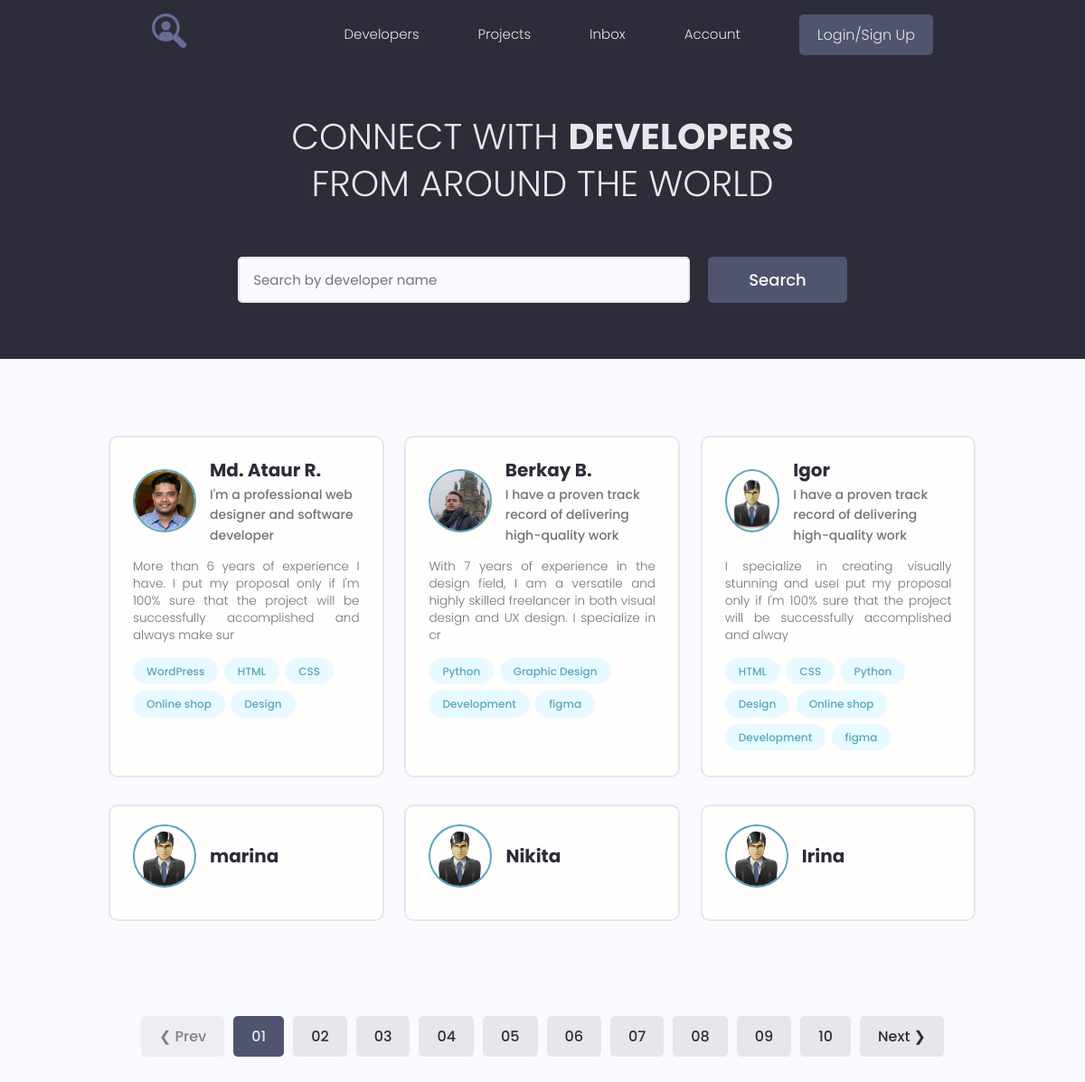
The page / on the database its author committed.
### users/models.py (models this page shows, shortened)
class Profile(models.Model):
    user = models.OneToOneField(User, on_delete=models.CASCADE, blank=True)
    name = models.CharField(max_length=200, blank=True)
    email = models.EmailField(max_length=200, blank=True)
    username = models.CharField(max_length=200, blank=True)
    short_intro = models.CharField(max_length=200, blank=True)
    bio = models.TextField(blank=True)
    profile_image = models.ImageField(upload_to="profiles", default="profiles/user-default.png")
    social_github = models.CharField(max_length=200, blank=True)
    social_youtube = models.CharField(max_length=200, blank=True)
    social_website = models.CharField(max_length=200, blank=True)
    created = models.DateTimeField(auto_now_add=True)

class Skill(models.Model):
    owner = models.ForeignKey(Profile, on_delete=models.CASCADE)
    name = models.CharField(max_length=200, blank=True)
    description = models.TextField(blank=True)
    created = models.DateTimeField(auto_now_add=True)
    def __str__(self):
        return self.name

### users/views.py (the view)
# urls.py: path('', views.profiles, name="profiles"),
def profiles(request):
    prof = Profile.objects.all()
    context = {'profiles': prof}
    return render(request, 'users/index.html', context)

### users/templates/users/index.html (shortened to what this page needs)
{% extends 'projects/base.html' %}
{% block content %}
  <main class="home">
    <section class="hero-section text-center">
      <div class="container container--narrow">
        <div class="hero-section__box">
          <h2>CONNECT WITH <span>DEVELOPERS</span></h2>
          <h2>FROM AROUND THE WORLD</h2>
        </div>
        <div class="hero-section__search">
          <form class="form" action="#" method="get">
            <div class="form__field">
              <input class="input input--text" id="formInput#search" type="text" name="text"
                placeholder="Search by developer name" />
            </div>
            <input class="btn btn--sub btn--lg" type="submit" value="Search" />
          </form>
        </div>
      </div>
    </section>
    <section class="devlist">
      <div class="container">
        <div class="grid grid--three">
          {% for profile in profiles %}
          <div class="column card">
            <div class="dev">
              <a href="{% url 'user_profile' profile.id %}" class="card__body">
                <div class="dev__profile">
                  <img class="avatar avatar--md" src="{{ profile.profile_image.url }}" alt="image" />
                  <div class="dev__meta">
                    <h3>{{ profile.name }}</h3>
                    <h5>{{ profile.short_intro|slice:"150" }}</h5>
                  </div>
                </div>
                <p class="dev__info">
                  {{ profile.bio|slice:"150" }}
                </p>
                <div class="dev__skills">
                  {% for skill in profile.skill_set.all %}
                  <span class="tag tag--pill tag--main">
                    <small>{{ skill }}</small>
                  </span>
                  {% endfor %}
                </div>
              </a>
            </div>
          </div>
          {% endfor %}
        </div>
      </div>
    </section>
    <div class="pagination">
      <ul class="container">
        <li><a href="#" class="btn btn--disabled">&#10094; Prev</a></li>
        <li><a href="#" class="btn btn--sub">01</a></li>
        <li><a href="#" class="btn">02</a></li>
        <li><a href="#" class="btn">03</a></li>
        <li><a href="#" class="btn">04</a></li>
        <li><a href="#" class="btn">05</a></li>
        <li><a href="#" class="btn">06</a></li>
        <li><a href="#" class="btn">07</a></li>
        <li><a href="#" class="btn">08</a></li>
        <li><a href="#" class="btn">09</a></li>
        <li><a href="#" class="btn">10</a></li>
        <li><a href="#" class="btn">Next &#10095;</a></li>
      </ul>
    </div>
  </main>
{% endblock %}

### projects/static/styles/app.css (style rules this page uses)
:root { --color-sub: #2d2d39; }
.btn--sub { background-color: var(--color-sub-light); }
.card { border: 2px solid var(--color-light); }
img { width: 100%; }
.hero-section { height: 40vh; display: flex; align-items: center; background-color: var(--color-sub); }
.hero-section__box { margin-bottom: 4rem; }
.hero-section__box > h2, .hero-section__box > h2 > span { font-size: 4rem; color: var(--color-light); line-height: 1.3; text-transform: uppercase; }
.hero-section__box > h2 { font-weight: 300; }
.hero-section__box > h2 > span { font-weight: 700; }
.hero-section__search > .form { display: flex; align-items: center; justify-content: center; gap: 2rem; }
.hero-section__search > .form input.input--text { width: 50rem; }
.devlist { margin-top: 8rem; }
.devlist .grid { align-items: stretch; }
.devlist .dev .dev__profile { display: flex; align-items: center; gap: 1.5rem; }
.devlist .dev .dev__meta h3 { color: var(--color-sub); font-size: 2rem; font-weight: 700; }
.devlist .dev .dev__meta h5 { color: var(--color-text); font-size: 1.4rem; font-weight: 500; }
.devlist .dev .dev__info { margin: 1.5rem 0; font-size: 1.35rem; line-height: 1.4; text-align: justify; }
.pagination { margin-top: 8rem; margin-bottom: 10rem; }
.pagination > ul { flex-wrap: wrap; list-style: none; display: flex; align-items: center; justify-content: center; gap: 1rem; }
.pagination .btn { color: var(--color-sub); }
.pagination .btn.btn--sub { color: var(--color-light); }

### projects/static/uikit/styles/modules/_variables.css (style rules this page uses)
:root { --color-main: #5aa5b9; --color-main-light: #e6faff; --color-sub: #3f4156; --color-sub-light: #51546e; --color-sub-lighter: #ededfd; --color-text: #737373; --color-gray: #8b8b8b; --color-light: #e5e7eb; --color-light-gray: #767676; --color-bg: #f8fafd; --color-white: #fffefd; --color-white-light: #f3f3f3; --color-success: #359e64; --color-success-bg: #def8e8; --color-error: #fc4b0b; --color-error-bg: #fff2ee; --font-base: 'Poppins', arial, helvetica, 'Segoe UI', roboto, ubuntu, sans-serif; --font-monospace: 'Fira Code', 'Courier New', courier, monospace; --font-regular: 300; --font-medium: 500; --font-bold: 700; --generic-shadow: 1px 1px 5px #00000010; --generic-transition: all 0.3s ease-in-out; }

### projects/static/uikit/styles/modules/_base.css (style rules this page uses)
* { margin: 0; padding: 0; box-sizing: border-box; text-rendering: optimizeLegibility; color: inherit; font-size: inherit; }
html { font-size: 50%; }
@media only screen and (min-width: 480px) { html { font-size: 56.25%; } }
@media only screen and (min-width: 1200px) { html { font-size: 62.5%; } }
body { line-height: 1.6; font-weight: 400; font-size: 1.5rem; color: var(--color-text); background-color: var(--color-bg); min-height: 100vh; }

### projects/static/uikit/styles/modules/_typography.css (style rules this page uses)
* { font-family: var(--font-base); }
h2 { font-size: 3.6rem; font-weight: var(--font-bold); }
h3 { font-size: 3.2rem; font-weight: var(--font-medium); }
h5 { font-size: 2.4rem; font-weight: var(--font-medium); }
h5, h6 { font-weight: var(--font-regular); }
p, span, strong { font-size: 1.6rem; color: var(--color-text); font-weight: var(--font-regular); }
a { padding-bottom: 2px; text-decoration: none; display: inline-block; color: var(--color-main); font-weight: var(--font-medium); }

### projects/static/uikit/styles/modules/_utilities.css (style rules this page uses)
.container { width: 92%; max-width: 165rem; margin: 0 auto; box-sizing: border-box; }
.container--narrow { width: 92%; max-width: 120rem; }
@media screen and (min-width: 1000px) { .container { width: 90%; } }
@media screen and (min-width: 1000px) { .container--narrow { width: 85%; } }
@media screen and (min-width: 1200px) { .container { width: 80%; } }
@media screen and (min-width: 1200px) { .container--narrow { width: 72%; } }
.text-center { text-align: center; }

### projects/static/uikit/styles/modules/_avatar.css (style rules this page uses)
.avatar { border-radius: 50%; border: 2px solid var(--color-main); object-fit: cover; }
.avatar--md { height: 7rem; width: 7rem; }

### projects/static/uikit/styles/modules/_button.css (style rules this page uses)
.btn { display: inline-block; position: relative; cursor: pointer; background-color: var(--color-light); font-weight: var(--font-medium); color: var(--color-sub); text-decoration: none; padding: 1rem 2rem; border-radius: 0.5rem; border: none; width: -webkit-fit-content; width: -moz-fit-content; width: fit-content; height: -webkit-fit-content; height: -moz-fit-content; height: fit-content; font-size: 1.6rem; outline-width: 0; outline-color: transparent; -webkit-backface-visibility: hidden; backface-visibility: hidden; transition: all 0.3s ease-in-out; }
.btn:disabled, .btn--disabled { cursor: not-allowed; opacity: 0.6; }
.btn--sub { background-color: var(--color-sub); color: var(--color-white); }
.btn--lg { font-size: 1.8rem; padding: 1.2rem 4.5rem; }

### rows shown on the page
Profile: profile_image (picture), name "Md. Ataur R.", short_intro "I'm a professional web designer and software developer", bio "More than 6 years of experience I have. I put my proposal only if I'm 100% sure that the project will be successfully accomplished and always make sur"
Skill: name "WordPress"
Skill: name "HTML"
Skill: name "CSS"
Skill: name "Online shop"
Skill: name "Design"
Profile: profile_image (picture), name "Berkay B.", short_intro "I have a proven track record of delivering high-quality work", bio "With 7 years of experience in the design field, I am a versatile and highly skilled freelancer in both visual design and UX design. I specialize in cr"
Skill: name "Python"
Skill: name "Graphic Design"
Skill: name "Development"
Skill: name "figma"
Profile: profile_image (placeholder picture), name "Igor", short_intro "I have a proven track record of delivering high-quality work", bio "I specialize in creating visually stunning and useI put my proposal only if I'm 100% sure that the project will be successfully accomplished and alway"
Skill: name "HTML"
Skill: name "CSS"
Skill: name "Python"
Skill: name "Design"
Skill: name "Online shop"
Skill: name "Development"
Skill: name "figma"
Profile: profile_image (placeholder picture), name "marina"
Profile: profile_image (placeholder picture), name "Nikita"
Profile: profile_image (placeholder picture), name "Irina"
